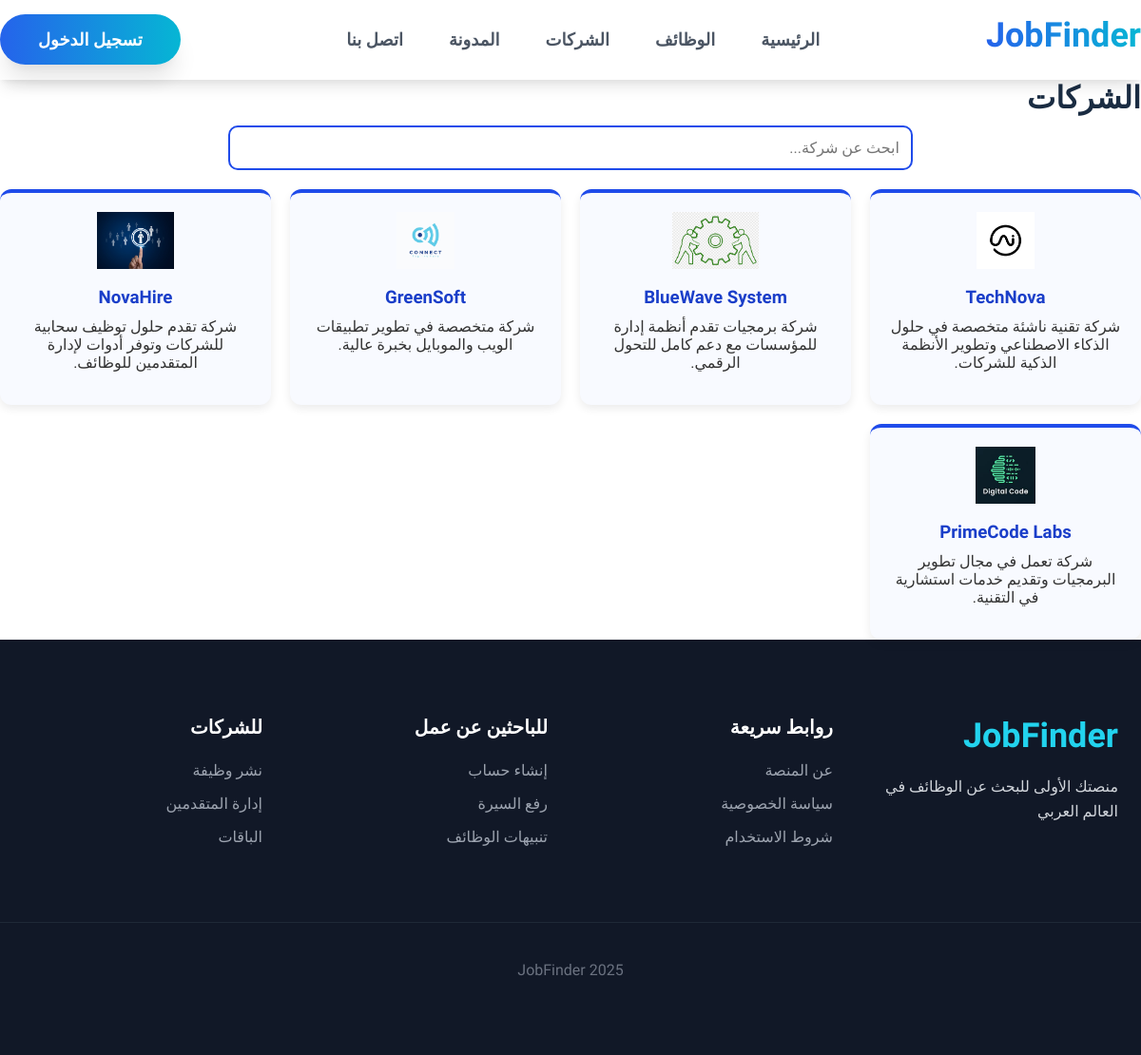
The page /companies.php on the database its author committed.
### tables this page shows
CREATE TABLE `companies` (
  `id` int(11) NOT NULL,
  `name` varchar(150) DEFAULT NULL,
  `description` text DEFAULT NULL,
  `logo` varchar(255) DEFAULT NULL
);

### companies.php (the view)
<?php $title = "الشركات";
include "header.php"; ?>
<div class="companies">
  <div class="container">
    <div class="header">
      <h1 class="title">الشركات</h1>
    </div>
    <div class="content">
      <div class="search">
        <input type="text" placeholder="ابحث عن شركة..." />
      </div>
      <div class="companies">
        <?php
        $companies = mysqli_query($conn, "SELECT * FROM companies");
        while ($company = mysqli_fetch_assoc($companies)) {
        ?>
          <div class="company-card">
            <img class="logo" src="assets/images/companies/<?= $company['logo'] ?>" alt="<?= $company['name'] ?>">
            <h3><?= $company['name'] ?></h3>
            <p><?= $company['description'] ?></p>
          </div>
        <?php } ?>
      </div>
    </div>
  </div>
</div>
<?php include "footer.php"; ?>

### header.php (shortened to what this page needs)
<!DOCTYPE html>
<html lang="ar" dir="rtl">
<head>
    <link href="assets/css/style.css" rel="stylesheet" />
    <link href="assets/css/login.css" rel="stylesheet" />
    <link href="assets/css/blog.css" rel="stylesheet" />
    <link href="assets/css/jobs.css" rel="stylesheet" />
    <link href="assets/css/job.css" rel="stylesheet" />
    <link href="assets/css/companies.css" rel="stylesheet" />
    <link href="assets/css/contact.css" rel="stylesheet" />
    <link href="https://cdnjs.cloudflare.com/ajax/libs/font-awesome/6.0.0-beta3/css/all.min.css" rel="stylesheet" />
</head>
<body>
    <header>
        <div class="content">
            <div class="logo">
                <a href="/" class="logo">
                    <h1>JobFinder</h1>
                </a>
            </div>
            <div class="menu">
                <nav>
                    <a href="/">الرئيسية</a>
                    <a href="jobs">الوظائف</a>
                    <a href="companies">الشركات</a>
                    <a href="blog">المدونة</a>
                    <a href="contact">اتصل بنا</a>
                </nav>
            </div>
            <div class="login">
                <a href="login.php" class="login-btn">تسجيل الدخول</a>
            </div>
        </div>
    </header>

### footer.php (shortened to what this page needs)
<footer class="main-footer">
    <div class="footer-container">
        <div class="footer-col">
            <h3 class="footer-logo">JobFinder</h3>
            <p class="footer-description">
                منصتك الأولى للبحث عن الوظائف في العالم العربي
            </p>
        </div>
        <div class="footer-col">
            <h4 class="footer-heading">روابط سريعة</h4>
            <ul class="footer-links">
                <li><a href="#" class="footer-link">عن المنصة</a></li>
                <li><a href="#" class="footer-link">سياسة الخصوصية</a></li>
                <li><a href="#" class="footer-link">شروط الاستخدام</a></li>
            </ul>
        </div>
        <div class="footer-col">
            <h4 class="footer-heading">للباحثين عن عمل</h4>
            <ul class="footer-links">
                <li><a href="#" class="footer-link">إنشاء حساب</a></li>
                <li><a href="#" class="footer-link">رفع السيرة</a></li>
                <li><a href="#" class="footer-link">تنبيهات الوظائف</a></li>
            </ul>
        </div>
        <div class="footer-col">
            <h4 class="footer-heading">للشركات</h4>
            <ul class="footer-links">
                <li><a href="#" class="footer-link">نشر وظيفة</a></li>
                <li><a href="#" class="footer-link">إدارة المتقدمين</a></li>
                <li><a href="#" class="footer-link">الباقات</a></li>
            </ul>
        </div>
    </div>
    <div class="copyright-bar">2025 JobFinder</div>
</footer>
</body>
</html>

### assets/css/style.css (style rules this page uses)
body { font-family: 'Cairo', sans-serif; margin: 0; padding: 0; }
.container { margin: auto; max-width: 1400px; }
.header-content, .hero-content, .section-container, .footer-container { max-width: 1400px; margin-left: auto; margin-right: auto; padding-left: 1.5rem; padding-right: 1.5rem; }
a { text-decoration: none; }
header { width: 100%; backdrop-filter: blur(8px); box-shadow: 0 10px 15px -3px rgba(0, 0, 0, 0.1), 0 4px 6px -2px rgba(0, 0, 0, 0.05); z-index: 50; }
header .content { margin: auto; display: flex; max-width: 1400px; align-items: center; padding-bottom: 0.1rem; justify-content: space-between; }
header .content .logo a h1 { font-size: 2.25rem; font-weight: 900; background-image: linear-gradient(to right, #2563eb, #06b6d4); -webkit-background-clip: text; background-clip: text; color: transparent; margin: 1rem 0; }
header .content .menu nav { display: none; align-items: center; gap: 3rem; }
@media (min-width: 1024px) { header .content .menu nav { display: flex; } }
header .content .menu nav a { color: #4b5563; font-weight: 600; font-size: 1.125rem; text-decoration: none; transition: color 0.3s; }
header .content .login-btn { text-decoration: none; background-image: linear-gradient(to right, #2563eb, #06b6d4); color: white; padding: 1rem 2.5rem; border-radius: 9999px; font-weight: 700; font-size: 1.125rem; border: none; cursor: pointer; box-shadow: 0 20px 25px -5px rgba(0, 0, 0, 0.1), 0 10px 10px -5px rgba(0, 0, 0, 0.04); transition: all 0.3s; }
.main-footer { background: #111827; color: white; padding-top: 5rem; padding-bottom: 5rem; }
.footer-container { max-width: 1280px; margin-left: auto; margin-right: auto; display: grid; grid-template-columns: repeat(1, 1fr); gap: 3rem; margin-bottom: 4rem; }
@media (min-width: 768px) { .footer-container { grid-template-columns: repeat(4, 1fr); } }
.footer-logo { font-size: 2.25rem; font-weight: 900; margin-bottom: 1.25rem; color: #22d3ee; }
.footer-description { color: #d1d5db; line-height: 1.625; }
.footer-heading { font-size: 1.25rem; font-weight: 700; margin-bottom: 1.5rem; }
.footer-links { list-style: none; padding: 0; margin-top: 1rem; }
.footer-links li { margin-bottom: 1rem; }
.footer-link { color: #9ca3af; text-decoration: none; transition: color 0.3s; }
.copyright-bar { text-align: center; color: #6b7280; padding-top: 2.5rem; border-top: 1px solid #1f2937; }

### assets/css/login.css (style rules this page uses)
* { box-sizing: border-box; margin: 0; padding: 0; }
.logo { color: #2563eb; font-size: 2rem; font-weight: 800; margin-bottom: 0.5rem; }
input { width: 100%; padding: 12px 15px; padding-left: 40px; border: 1px solid #e2e8f0; border-radius: 10px; font-family: 'Cairo', sans-serif; font-size: 1rem; transition: all 0.3s ease; outline: none; }

### assets/css/blog.css (style rules this page uses)
:root { --color-light-blue: #4dc3ff; --color-dark-blue: #0066cc; --color-dark-text: #1a2c42; --gradient-main: linear-gradient(to right, #4dc3ff, #0066cc); }

### assets/css/companies.css (style rules this page uses)
.companies .content .search { text-align: center; margin-bottom: 20px; }
.companies .content .search input { width: 60%; padding: 12px; border-radius: 10px; border: 2px solid #1f4bea; font-size: 16px; }
.companies .content .companies { display: grid; grid-template-columns: repeat(auto-fit, minmax(250px, 1fr)); gap: 20px; }
.companies .content .companies .company-card { background: #f8faff; padding: 20px; border-radius: 12px; box-shadow: 0 4px 10px rgba(0, 0, 0, 0.08); text-align: center; transition: 0.3s; border-top: 4px solid #1f4bea; cursor: pointer; transform: scale(1); }
.companies .content .companies .company-card .logo { height: 60px; margin-bottom: 15px; }
.companies .content .companies .company-card h3 { margin-bottom: 10px; color: #1a3ec9; }
.companies .content .companies .company-card p { margin-bottom: 15px; color: #333; }

### assets/css/contact.css (style rules this page uses)
:root { --color-light-blue: #4dc3ff; --color-dark-blue: #0066cc; --color-dark-text: #1a2c42; --gradient-main: linear-gradient(to right, var(--color-light-blue), var(--color-dark-blue)); }
h1 { color: var(--color-dark-text); margin-bottom: 10px; }

### rows shown on the page
companies: logo (picture), name "TechNova", description "شركة تقنية ناشئة متخصصة في حلول الذكاء الاصطناعي وتطوير الأنظمة الذكية للشركات."
companies: logo (picture), name "BlueWave System", description "شركة برمجيات تقدم أنظمة إدارة للمؤسسات مع دعم كامل للتحول الرقمي."
companies: logo+name (picture), name "GreenSoft", description "شركة متخصصة في تطوير تطبيقات الويب والموبايل بخبرة عالية."
companies: logo+name (picture), name "NovaHire", description "شركة تقدم حلول توظيف سحابية للشركات وتوفر أدوات لإدارة المتقدمين للوظائف."
companies: logo (picture), name "PrimeCode Labs", description "شركة تعمل في مجال تطوير البرمجيات وتقديم خدمات استشارية في التقنية."
